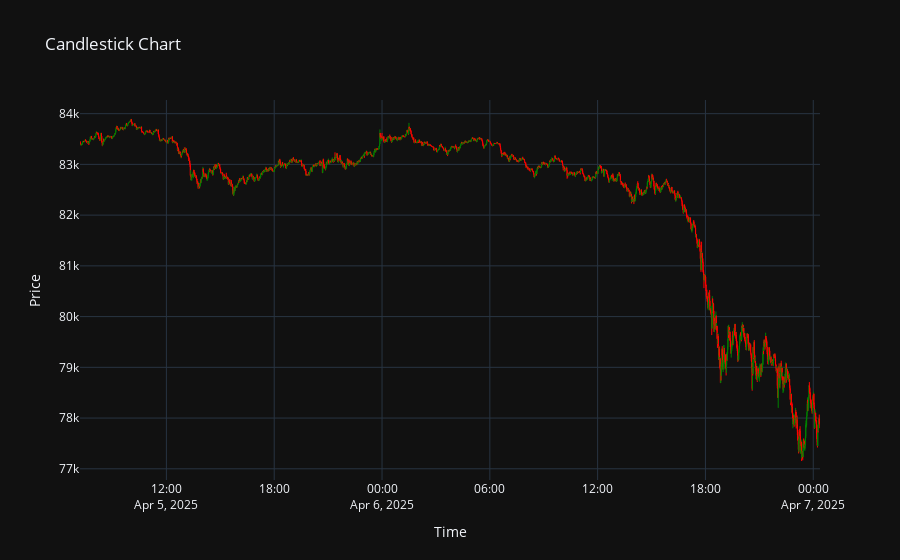

Here is the notebook cell this chart was saved with:
### Code cell
total_reward_val, end_pnls_val, rewards_val, actions_val = validate_agent(test_stack_env, frame_dqn_agent, test_features,
                                                       render=True, verbose=False, episodes=1, base_env=test_env)

print(f"Total PnL on test set: {total_pnl:.2f}")

### Figure 1 — Plotly figure (JSON) as saved in the notebook; plotly's stock layout.template omitted (floating-point values rounded to 4 significant figures; data arrays with more than 128 entries replaced by an {"elided": "..."} marker saying what was removed)
{"data": [{"close": {"elided": "2471 float values"}, "decreasing": {"line": {"color": "red"}}, "high": {"elided": "2471 float values"}, "increasing": {"line": {"color": "green"}}, "line": {"width": 1}, "low": {"elided": "2471 float values"}, "name": "Candles", "open": {"elided": "2471 float values"}, "type": "candlestick", "whiskerwidth": 0.2, "x": {"elided": "2471 str values"}}, {"marker": {"color": "lime", "size": 10, "symbol": "triangle-up"}, "mode": "markers", "name": "Buy Signal", "type": "scatter", "x": [], "y": []}, {"marker": {"color": "red", "size": 10, "symbol": "triangle-down"}, "mode": "markers", "name": "Sell Signal", "type": "scatter", "x": [], "y": []}], "layout": {"title": {"text": "Candlestick Chart"}, "xaxis": {"rangeslider": {"visible": false}, "title": {"text": "Time"}}, "yaxis": {"title": {"text": "Price"}}}}
